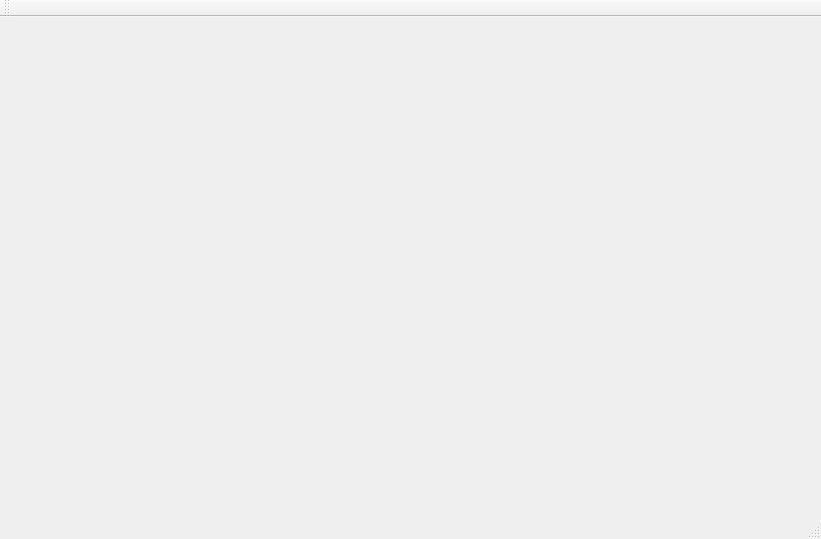
<?xml version="1.0" encoding="UTF-8"?>
<ui version="4.0">
 <class>MainWindow</class>
 <widget class="QMainWindow" name="MainWindow">
  <property name="geometry">
   <rect>
    <x>0</x>
    <y>0</y>
    <width>821</width>
    <height>539</height>
   </rect>
  </property>
  <property name="windowTitle">
   <string>MainWindow</string>
  </property>
  <widget class="QWidget" name="centralWidget">
   <widget class="QLabel" name="label">
    <property name="geometry">
     <rect>
      <x>0</x>
      <y>0</y>
      <width>811</width>
      <height>461</height>
     </rect>
    </property>
    <property name="text">
     <string/>
    </property>
   </widget>
  </widget>
  <widget class="QMenuBar" name="menuBar">
   <property name="geometry">
    <rect>
     <x>0</x>
     <y>0</y>
     <width>821</width>
     <height>26</height>
    </rect>
   </property>
  </widget>
  <widget class="QToolBar" name="mainToolBar">
   <attribute name="toolBarArea">
    <enum>TopToolBarArea</enum>
   </attribute>
   <attribute name="toolBarBreak">
    <bool>false</bool>
   </attribute>
  </widget>
  <widget class="QStatusBar" name="statusBar"/>
 </widget>
 <layoutdefault spacing="6" margin="11"/>
 <resources/>
 <connections/>
</ui>
